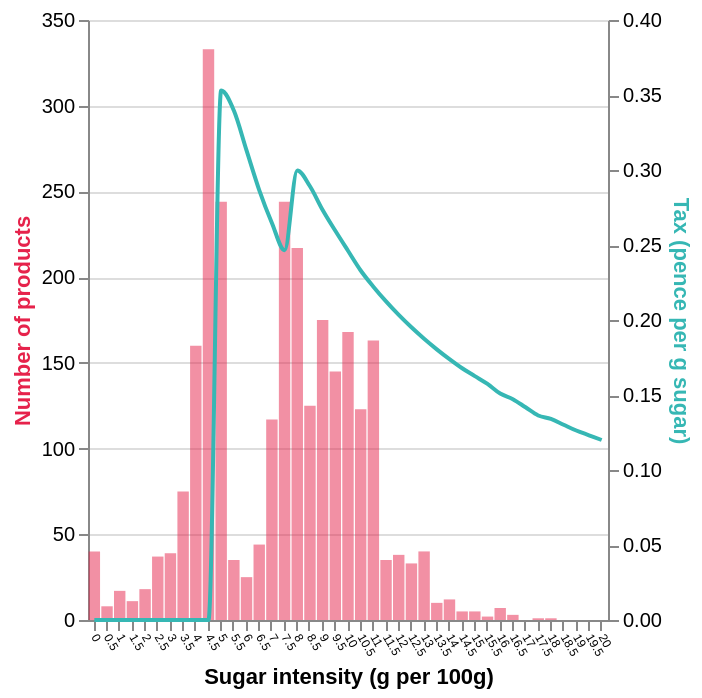

Source (Vega-Lite JSON):
### Vega-Lite specification from a JSON file in a GitHub repository (floating-point values rounded to 4 significant figures)
{"$schema": "https://vega.github.io/schema/vega-lite/v5.json", "description": "Sugar 4b", "width": 260, "height": 300, "data": {"values": [{"Sugar intensity (g per 100ml)": "0", "Number of products ": "40", "Tax (pence per g sugar)": "0", "Detail": "2019"}, {"Sugar intensity (g per 100ml)": "0.5", "Number of products ": "8", "Tax (pence per g sugar)": "0", "Detail": ""}, {"Sugar intensity (g per 100ml)": "1", "Number of products ": "17", "Tax (pence per g sugar)": "0", "Detail": ""}, {"Sugar intensity (g per 100ml)": "1.5", "Number of products ": "11", "Tax (pence per g sugar)": "0", "Detail": ""}, {"Sugar intensity (g per 100ml)": "2", "Number of products ": "18", "Tax (pence per g sugar)": "0", "Detail": ""}, {"Sugar intensity (g per 100ml)": "2.5", "Number of products ": "37", "Tax (pence per g sugar)": "0", "Detail": ""}, {"Sugar intensity (g per 100ml)": "3", "Number of products ": "39", "Tax (pence per g sugar)": "0", "Detail": ""}, {"Sugar intensity (g per 100ml)": "3.5", "Number of products ": "75", "Tax (pence per g sugar)": "0", "Detail": ""}, {"Sugar intensity (g per 100ml)": "4", "Number of products ": "160", "Tax (pence per g sugar)": "0", "Detail": ""}, {"Sugar intensity (g per 100ml)": "4.5", "Number of products ": "333", "Tax (pence per g sugar)": "0", "Detail": ""}, {"Sugar intensity (g per 100ml)": "5", "Number of products ": "244", "Tax (pence per g sugar)": "0.3529412", "Detail": ""}, {"Sugar intensity (g per 100ml)": "5.5", "Number of products ": "35", "Tax (pence per g sugar)": "0.3396226", "Detail": ""}, {"Sugar intensity (g per 100ml)": "6", "Number of products ": "25", "Tax (pence per g sugar)": "0.3130435", "Detail": ""}, {"Sugar intensity (g per 100ml)": "6.5", "Number of products ": "44", "Tax (pence per g sugar)": "0.2866242", "Detail": ""}, {"Sugar intensity (g per 100ml)": "7", "Number of products ": "117", "Tax (pence per g sugar)": "0.2647059", "Detail": ""}, {"Sugar intensity (g per 100ml)": "7.5", "Number of products ": "244", "Tax (pence per g sugar)": "0.2465753", "Detail": ""}, {"Sugar intensity (g per 100ml)": "8", "Number of products ": "217", "Tax (pence per g sugar)": "0.2996255", "Detail": ""}, {"Sugar intensity (g per 100ml)": "8.5", "Number of products ": "125", "Tax (pence per g sugar)": "0.2891566", "Detail": ""}, {"Sugar intensity (g per 100ml)": "9", "Number of products ": "175", "Tax (pence per g sugar)": "0.2733485", "Detail": ""}, {"Sugar intensity (g per 100ml)": "9.5", "Number of products ": "145", "Tax (pence per g sugar)": "0.2594595", "Detail": ""}, {"Sugar intensity (g per 100ml)": "10", "Number of products ": "168", "Tax (pence per g sugar)": "0.2461538", "Detail": ""}, {"Sugar intensity (g per 100ml)": "10.5", "Number of products ": "123", "Tax (pence per g sugar)": "0.2330097", "Detail": ""}, {"Sugar intensity (g per 100ml)": "11", "Number of products ": "163", "Tax (pence per g sugar)": "0.2222222", "Detail": ""}, {"Sugar intensity (g per 100ml)": "11.5", "Number of products ": "35", "Tax (pence per g sugar)": "0.2123894", "Detail": ""}, {"Sugar intensity (g per 100ml)": "12", "Number of products ": "38", "Tax (pence per g sugar)": "0.2033898", "Detail": ""}, {"Sugar intensity (g per 100ml)": "12.5", "Number of products ": "33", "Tax (pence per g sugar)": "0.1951219", "Detail": ""}, {"Sugar intensity (g per 100ml)": "13", "Number of products ": "40", "Tax (pence per g sugar)": "0.1875", "Detail": ""}, {"Sugar intensity (g per 100ml)": "13.5", "Number of products ": "10", "Tax (pence per g sugar)": "0.1804511", "Detail": ""}, {"Sugar intensity (g per 100ml)": "14", "Number of products ": "12", "Tax (pence per g sugar)": "0.173913", "Detail": ""}, {"Sugar intensity (g per 100ml)": "14.5", "Number of products ": "5", "Tax (pence per g sugar)": "0.1678322", "Detail": ""}, {"Sugar intensity (g per 100ml)": "15", "Number of products ": "5", "Tax (pence per g sugar)": "0.1626016", "Detail": ""}, {"Sugar intensity (g per 100ml)": "15.5", "Number of products ": "2", "Tax (pence per g sugar)": "0.157377", "Detail": ""}, {"Sugar intensity (g per 100ml)": "16", "Number of products ": "7", "Tax (pence per g sugar)": "0.1509434", "Detail": ""}, {"Sugar intensity (g per 100ml)": "16.5", "Number of products ": "3", "Tax (pence per g sugar)": "0.1472393", "Detail": ""}, {"Sugar intensity (g per 100ml)": "17", "Number of products ": "0", "Tax (pence per g sugar)": "0.14180145", "Detail": ""}, {"Sugar intensity (g per 100ml)": "17.5", "Number of products ": "1", "Tax (pence per g sugar)": "0.1363636", "Detail": ""}, {"Sugar intensity (g per 100ml)": "18", "Number of products ": "1", "Tax (pence per g sugar)": "0.1340782", "Detail": ""}, {"Sugar intensity (g per 100ml)": "18.5", "Number of products ": "0", "Tax (pence per g sugar)": "0.130197", "Detail": ""}, {"Sugar intensity (g per 100ml)": "19", "Number of products ": "0", "Tax (pence per g sugar)": "0.1263158", "Detail": ""}, {"Sugar intensity (g per 100ml)": "19.5", "Number of products ": "0", "Tax (pence per g sugar)": "0.1231579", "Detail": ""}, {"Sugar intensity (g per 100ml)": "20", "Number of products ": "0", "Tax (pence per g sugar)": "0.12", "Detail": ""}]}, "encoding": {"x": {"field": "Sugar intensity (g per 100ml)", "type": "nominal", "sort": ["0"], "title": "Sugar intensity (g per 100g)", "axis": {"labelAngle": 60, "labelFontSize": 6}}}, "layer": [{"mark": {"opacity": 0.5, "type": "bar", "color": "#e6224b"}, "encoding": {"y": {"field": "Number of products ", "type": "quantitative", "scale": {"domain": [0, 350]}, "title": "Number of products", "axis": {"titleColor": "#e6224b"}}}}, {"mark": {"stroke": "#36b7b4", "type": "line", "interpolate": "monotone"}, "encoding": {"y": {"field": "Tax (pence per g sugar)", "type": "quantitative", "title": "Tax (pence per g sugar)", "axis": {"titleColor": "#36b7b4"}}}}], "resolve": {"scale": {"y": "independent"}}}
